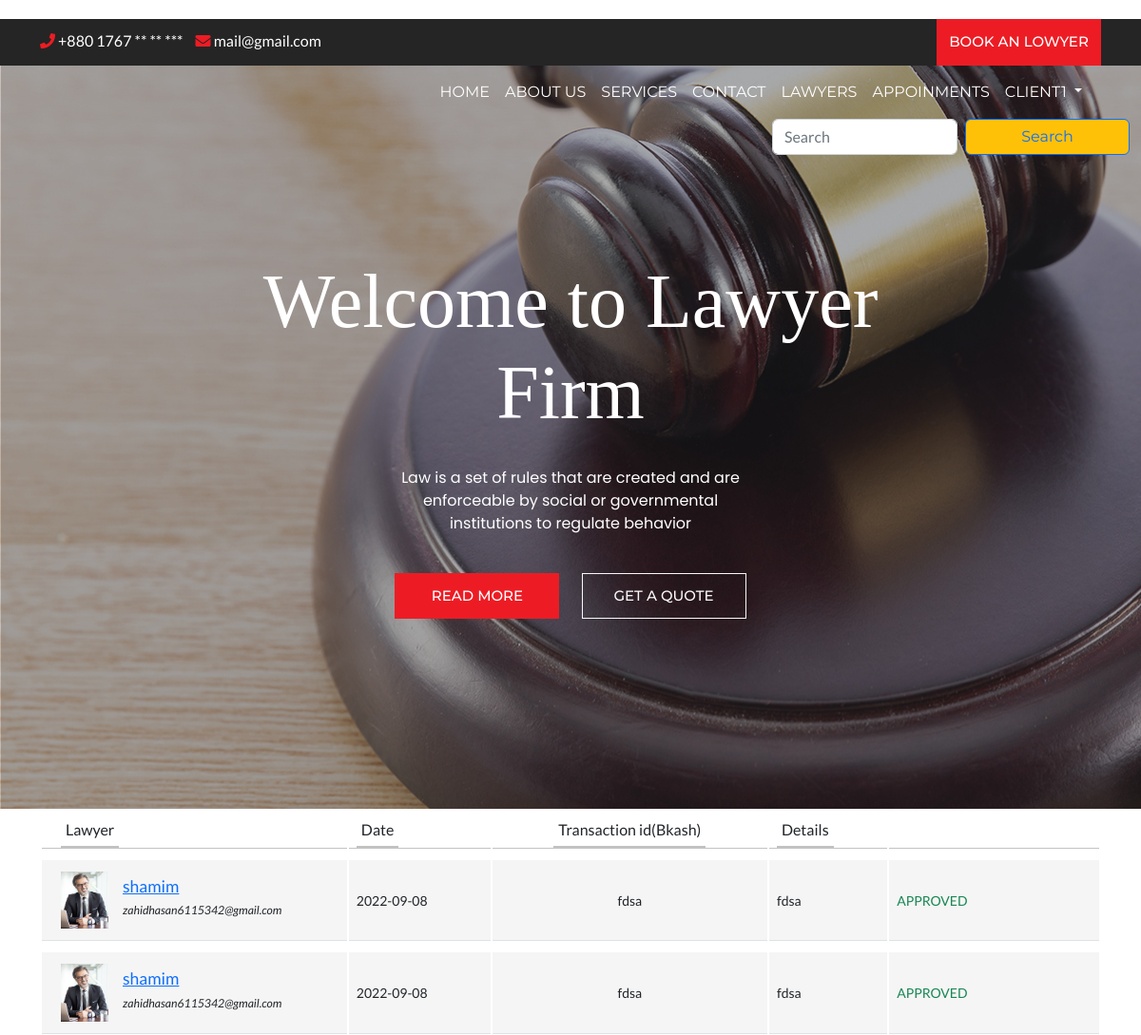
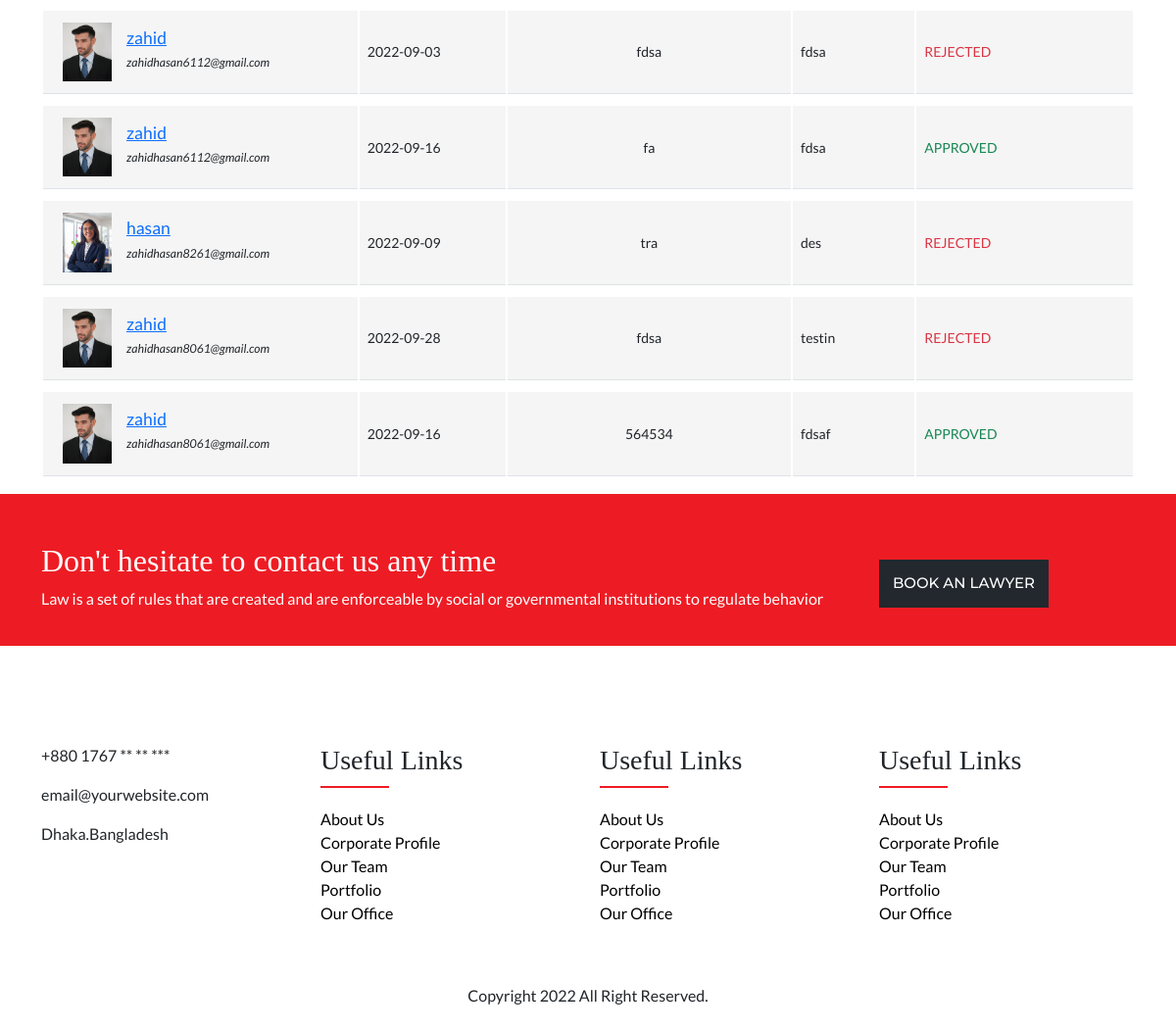
Screenshot of /client/appointments.php (signed in) with the database file from the repository (2 pictures, top to bottom).
### tables this page shows
CREATE TABLE `clients` (
  `email` varchar(700) NOT NULL,
  `password` text NOT NULL,
  `name` text NOT NULL,
  `phonenumber` text NOT NULL,
  `picture` text NOT NULL,
  `joindate` datetime NOT NULL DEFAULT current_timestamp()
);

CREATE TABLE `appoinments` (
  `id` int(11) NOT NULL,
  `client` text NOT NULL,
  `lawyer` text NOT NULL,
  `fromdate` text NOT NULL,
  `details` text NOT NULL,
  `transaction` text NOT NULL,
  `approve` int(11) NOT NULL,
  `status` text NOT NULL DEFAULT 'unseen'
);

CREATE TABLE `lawyers` (
  `email` varchar(700) NOT NULL,
  `password` text NOT NULL,
  `name` text NOT NULL,
  `categoryid` int(11) NOT NULL,
  `rate` int(11) NOT NULL,
  `description` varchar(2000) NOT NULL,
  `phonenumber` text NOT NULL,
  `location` text NOT NULL,
  `picture` text NOT NULL,
  `joindate` datetime NOT NULL DEFAULT current_timestamp()
);

### client/appointments.php (the view, shortened to what this page needs)
<?php include 'header.php' ?>
<div class="container">
    <div class="row">
        <div class="col-lg-12">
            <div class="main-box clearfix">
                <div class="table-responsive">
                    <table class="table user-list">
                        <thead>
                            <tr>
                                <th><span>Lawyer</span></th>
                                <th><span>Date</span></th>
                                <th class="text-center"><span>Transaction id(Bkash)</span></th>
                                <th><span>Details</span></th>
                                <th>&nbsp;</th>
                            </tr>
                        </thead>
                        <tbody>
                            <?php
                            $query = "select * from appoinments where client='" . $email . "';";
                            $result = $conn->query($query);
                            if ($result->num_rows > 0) {
                                while ($row = $result->fetch_assoc()) {
                                    $lawyer = $row['lawyer'];
                                    $fromdate = $row['fromdate'];
                                    $details = $row['details'];
                                    $transaction = $row['transaction'];
                                    $approve = $row['approve'];
                                    $img = "";
                                    $query1 = "select * from lawyers where email='" . $lawyer . "';";
                                    $result1 = $conn->query($query1);
                                    if ($result1->num_rows > 0) {
                                        while ($row1 = $result1->fetch_assoc()) {
                                            $img = $row1['picture'];
                                            $lawyername = $row1['name'];
                                        }
                                    }
                            ?>
                                    <tr>
                                        <td>
                                            <img src="../lawyer/images/<?php echo $img ?>" alt="">
                                            <a href="lawyerreadmore.php?email=<?php echo $lawyer ?>#details" class="user-link"><?php echo $lawyername ?></a>
                                            <span class="user-subhead"><?php echo $lawyer ?></span>
                                        </td>
                                        <td>
                                            <?php echo $fromdate ?>
                                        </td>
                                        <td class="text-center">
                                            <span class="label label-default"><?php echo $transaction ?></span>
                                        </td>
                                        <td>
                                            <?php echo $details ?>
                                        </td>
                                        <td style="width: 20%;">
                                            <?php
                                            if ($approve == 1) {
                                            ?>
                                                <div class="text-success">APPROVED</div>
                                            <?php } ?>
                                            <?php
                                            if ($approve == -1) {
                                            ?>
                                                <div class="text-danger">REJECTED</div>
                                            <?php } ?>
                                        </td>
                                    </tr>
                            <?php }
                            } ?>
                        </tbody>
                    </table>
                </div>
            </div>
        </div>
    </div>
</div>
<?php include 'footer.php' ?>

### client/header.php (shortened to what this page needs)
<?php
require_once("../dbconnection.php");
$email = $_SESSION['email'];
$query = "select * from clients where email='" . $email . "';";
$result = $conn->query($query);
$name = "";
if ($result->num_rows > 0) {
    while ($row = $result->fetch_assoc()) {
        $name = $row['name'];
    }
}
?>
<!doctype html>
<html>
<head>
    <link href="https://cdn.jsdelivr.net/npm/bootstrap@5.2.0/dist/css/bootstrap.min.css" rel="stylesheet">
    <link rel="stylesheet" href="https://cdnjs.cloudflare.com/ajax/libs/font-awesome/4.7.0/css/font-awesome.css" />
    <link rel="stylesheet" href="https://cdnjs.cloudflare.com/ajax/libs/OwlCarousel2/2.3.4/assets/owl.carousel.css" />
    <link rel="stylesheet" href="https://cdnjs.cloudflare.com/ajax/libs/OwlCarousel2/2.3.4/assets/owl.theme.default.min.css" />
    <link rel="stylesheet" href="https://cdnjs.cloudflare.com/ajax/libs/font-awesome/5.13.1/css/all.min.css" />
    <link rel="stylesheet" href="https://cdn.jsdelivr.net/npm/ti-icons@0.1.2/css/themify-icons.css">
    <link rel="stylesheet" href="../css/style.css" type="text/css">
    <link rel="stylesheet" href="style.css" type="text/css">
</head>
<body>
    <div class="top-header">
        <div class="container">
            <div class="row">
                <div class="col-lg-6">
                    <div class="top-contact">
                        <ul>
                            <li><a href="tel:+62 800 9000 123"> <i class="fa fa-phone"></i> +880 1767 ** ** ***</a> </li>
                            <li><a href="mailto:mail@yoursite.com"> <i class="fa fa-envelope"></i> mail@gmail.com</a> </li>
                        </ul>
                    </div>
                </div>
                <div class="col-lg-6">
                    <div class="top-right-info">
                        <ul class="top-social">
                            <li><a href=""><i class="fa fa-facebook"></i></a> </li>
                            <li><a href=""><i class="fa fa-instagram"></i></a> </li>
                            <li><a href=""><i class="fa fa-twitter"></i></a> </li>
                            <li><a href=""><i class="fa fa-pinterest"></i></a> </li>
                        </ul>
                        <a href="lawyers.php?#lawyers" class="btn btn-primary">book an lowyer</a>
                    </div>
                </div>
            </div>
        </div>
    </div>
    <header>
        <div class="container">
            <nav class="navbar navbar-expand-lg navbar-light bg-light">
                <div class="container-fluid">
                    <div class="collapse navbar-collapse" id="navbarSupportedContent">
                        <ul class="navbar-nav ms-auto mb-2 mb-lg-0">
                            <li class="nav-item">
                                <a class="nav-link " href="index.php?">Home</a>
                            </li>
                            <li class="nav-item">
                                <a class="nav-link" href="index.php?#about-section-id">ABOUT US</a>
                            </li>
                            <li class="nav-item">
                                <a class="nav-link" href="index.php?#services-section-id">SERVICES</a>
                            </li>
                            <li class="nav-item">
                                <a class="nav-link" href="index.php?#contact-us-id">CONTACT</a>
                            </li>
                            <li class="nav-item">
                                <a class="nav-link" href="lawyers.php?#lawyers">Lawyers</a>
                            </li>
                            <li class="nav-item">
                                <a class="nav-link" href="appointments.php">Appoinments</a>
                            </li>
                            <div class="nav-item dropdown">
                                <a class="nav-link dropdown-toggle" href="#" role="button" data-bs-toggle="dropdown" aria-expanded="false">
                                    <?php echo $name ?>
                                </a>
                            </div>
                        </ul>
                    </div>
                </div>
            </nav>
        </div>
        <div class="container-fluid">
            <div class="row">
                <form class="d-flex col-md-4 offset-md-8  " role="search" action="lawyers.php?#lawyers" method="get">
                    <input class="form-control me-2 " type="search" placeholder="Search" aria-label="Search" name="search" required>
                    <button class="btn btn-outline-primary bg-warning" type="submit">Search</button>
                </form>
            </div>
        </div>
    </header>
    <section class="banner-section" style="background: url(../images/banner-bg.jpg) no-repeat">
        <div class="container">
            <div class="row">
                <div class="col-md-12">
                    <div class="banner-text">
                        <h1>Welcome to Lawyer Firm</h1>
                        <p>Law is a set of rules that are created and are enforceable by social or governmental institutions to regulate behavior</p>
                        <div class="btn-main">
                            <a href="index.php?#team-section-id" class="btn btn-primary">Read More</a>
                            <a href="index.php?#quote-section-id" class="btn btn-outline-light">GET A QUOTE</a>
                        </div>
                    </div>
                </div>
            </div>
        </div>
    </section>

### css/style.css (style rules this page uses)
body { font-family: 'Lato', sans-serif; margin: 0px; padding: 0px; }
img { max-width: 100%; }
h1, h2, h3, h4, h5, h6 { font-family: 'Playfair Display', serif; }
.btn { font-family: 'Montserrat', sans-serif; }
.top-header { background: #252525; }
.top-contact ul { margin: 0px; padding: 0px; }
.top-contact ul li { display: inline-block; }
.top-contact ul li a { color: #FFF; text-decoration: none; margin-right: 10px; font-family: 'Lato', sans-serif; font-weight: normal; }
.top-contact ul li a i { color: #ed1c24; }
ul.top-social { margin: 0px 30px 0px 0px; padding: 0; }
ul.top-social li { display: inline-block; }
ul.top-social li a { color: #ed1c24; margin-right: 6px; }
.top-right-info { display: flex; align-items: center; justify-content: end; }
.top-contact { margin-top: 11px; }
.btn-primary { text-transform: uppercase; font-size: 15px; border-radius: 0; font-weight: 500; background: #ed1c24; border-color: #ed1c24; padding: 12px 10px; }
header { position: absolute; width: 100%; }
header nav.navbar.navbar-expand-lg.navbar-light.bg-light { background: transparent !important; }
.navbar-light .navbar-nav .nav-link { color: #FFF; text-transform: uppercase; font-family: 'Montserrat', sans-serif; }
section.banner-section { padding: 200px 200px; text-align: center; }
section.banner-section h1 { color: #FFF; font-size: 80px; max-width: 776px; margin: 0px auto; }
section.banner-section p { font-family: 'Poppins', sans-serif; color: #FFF; max-width: 400px; margin: 30px auto 40px; }
.btn-outline-light { font-size: 15px; font-weight: 500; text-transform: uppercase; padding: 12px 10px; border-radius: 0; }
.btn { min-width: 173px; }
.banner-text .btn { margin: 0px 10px; }

### client/style.css (style rules this page uses)
body { margin-top: 20px; }
.user-list tbody td>img { position: relative; max-width: 50px; float: left; margin-right: 15px; }
.user-list tbody td .user-link { display: block; font-size: 1.25em; padding-top: 3px; margin-left: 60px; }
.user-list tbody td .user-subhead { font-size: 0.875em; font-style: italic; }
.table { border-collapse: separate; }
.table thead>tr>th { border-bottom: 1px solid #C2C2C2; padding-bottom: 0; }
.table tbody>tr>td { font-size: 0.875em; background: #f5f5f5; border-top: 10px solid #fff; vertical-align: middle; padding: 12px 8px; }
.table tbody>tr>td:first-child, .table thead>tr>th:first-child { padding-left: 20px; }
.table thead>tr>th span { border-bottom: 2px solid #C2C2C2; display: inline-block; padding: 0 5px; padding-bottom: 5px; font-weight: normal; }

### rows the page displays
clients: name "CLIENT1"
appoinments: lawyers.picture (picture), lawyers.name "shamim", lawyer "zahidhasan6115342@gmail.com", fromdate "2022-09-08", transaction "fdsa", details "fdsa", approve "APPROVED"
appoinments: lawyers.picture (picture), lawyers.name "shamim", lawyer "zahidhasan6115342@gmail.com", fromdate "2022-09-08", transaction "fdsa", details "fdsa", approve "APPROVED"
appoinments: lawyers.picture (picture), lawyers.name "zahid", lawyer "zahidhasan6112@gmail.com", fromdate "2022-09-03", transaction "fdsa", details "fdsa", approve "REJECTED"
appoinments: lawyers.picture (picture), lawyers.name "zahid", lawyer "zahidhasan6112@gmail.com", fromdate "2022-09-16", transaction "fa", details "fdsa", approve "APPROVED"
appoinments: lawyers.picture (picture), lawyers.name "hasan", lawyer "zahidhasan8261@gmail.com", fromdate "2022-09-09", transaction "tra", details "des", approve "REJECTED"
appoinments: lawyers.picture (picture), lawyers.name "zahid", lawyer "zahidhasan8061@gmail.com", fromdate "2022-09-28", transaction "fdsa", details "testin", approve "REJECTED"
appoinments: lawyers.picture (picture), lawyers.name "zahid", lawyer "zahidhasan8061@gmail.com", fromdate "2022-09-16", transaction "564534", details "fdsaf", approve "APPROVED"
